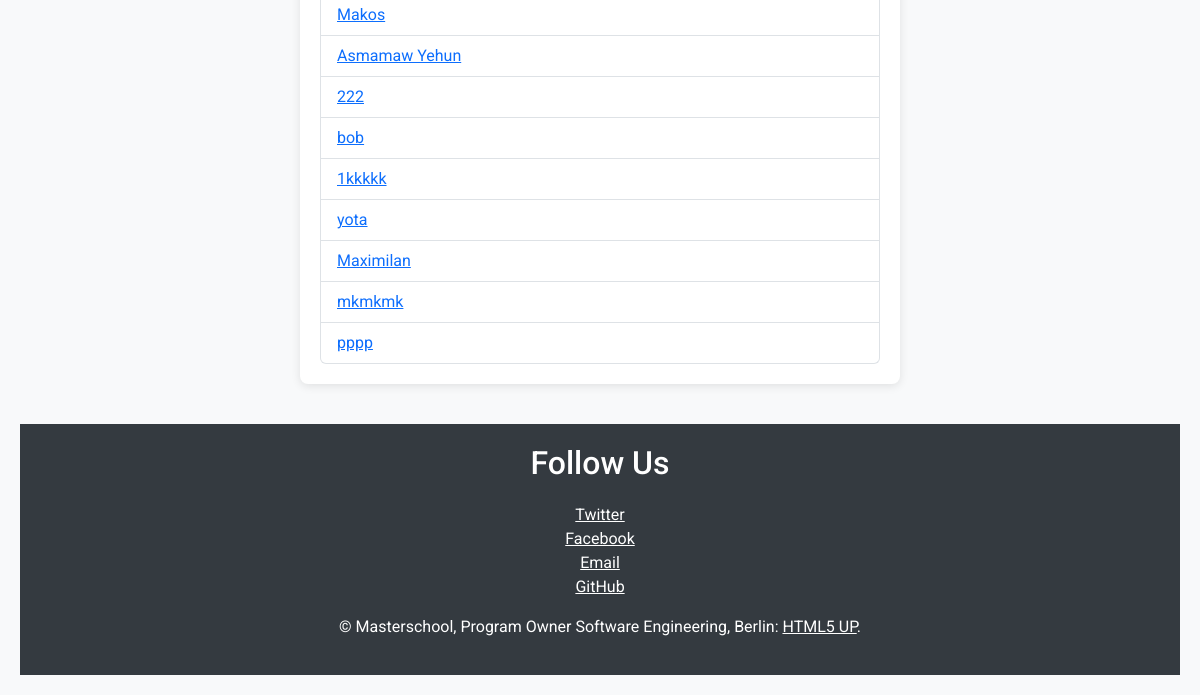
Page /list_users/ (lower part) on the earlier database version.
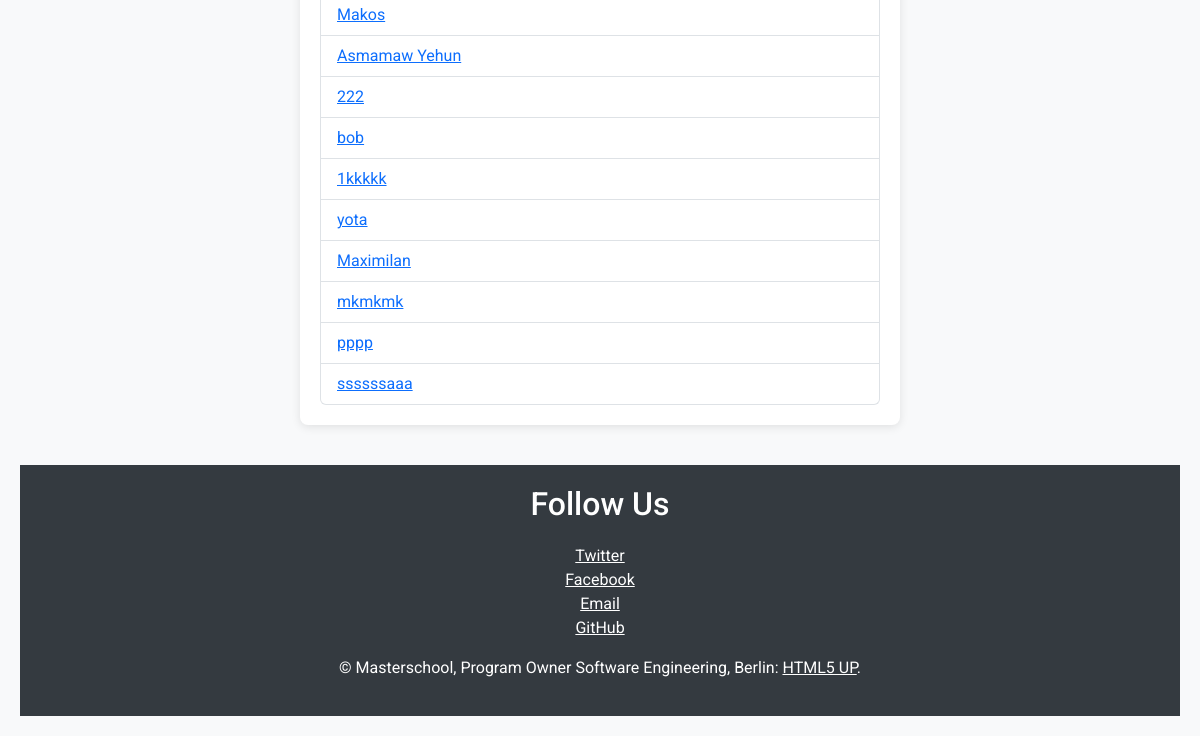
Same page on the later database version.
### main.py (models this page shows, shortened)
class User(db.Model):
    __tablename__ = 'Users'
    id = Column(Integer, primary_key=True)
    name = Column(String, nullable=False)
    movies = relationship("Movie", back_populates="user")
    reviews = relationship("Review", back_populates="user")

### main.py (the view)
@app.route('/list_users/', methods=['GET'])
def list_users():
    users = db.session.query(User).all()
    if not users:
        return render_template('list_users.html', users=None)
    return render_template('list_users.html', users=users)

### templates/list_users.html (shortened to what this page needs)
<!DOCTYPE html>
<html lang="en">
<head>
    <link href="https://cdn.jsdelivr.net/npm/bootstrap@5.3.3/dist/css/bootstrap.min.css" rel="stylesheet">
</head>
<body>
    <main class="user-list">
        <ul class="list-group">
            {% if users %}
                {% for user in users %}
                    <li class="list-group-item">
                        <a href="{{ url_for('list_movies', user_id=user.id) }}">{{ user.name }}</a>
                    </li>
                {% endfor %}
            {% else %}
                <li class="list-group-item">No users found.</li>
            {% endif %}
        </ul>
    </main>
    <footer class="footer">
        <div class="inner split">
            <section>
                <h2>Follow Us</h2>
                <ul class="list-unstyled">
                    <li><a href="https://twitter.com" class="icon brands fa-twitter">Twitter</a></li>
                    <li><a href="https://www.facebook.com/profile.php?id=100085927770264" class="icon brands fa-facebook-f">Facebook</a></li>
                    <li><a href="mailto:chanieasmamaw@yahoo.com" class="icon solid fa-envelope">Email</a></li>
                    <li><a href="https://github.com/chanieasmamaw-179" class="icon brands fa-github">GitHub</a></li>
                </ul>
            </section>
            <p class="copyright">
                &copy; Masterschool, Program Owner Software Engineering, Berlin: <a href="http://html5up.net">HTML5 UP</a>.
            </p>
        </div>
    </footer>
</body>
</html>

Differences in the rows shown:
added User: name "ssssssaaa"
